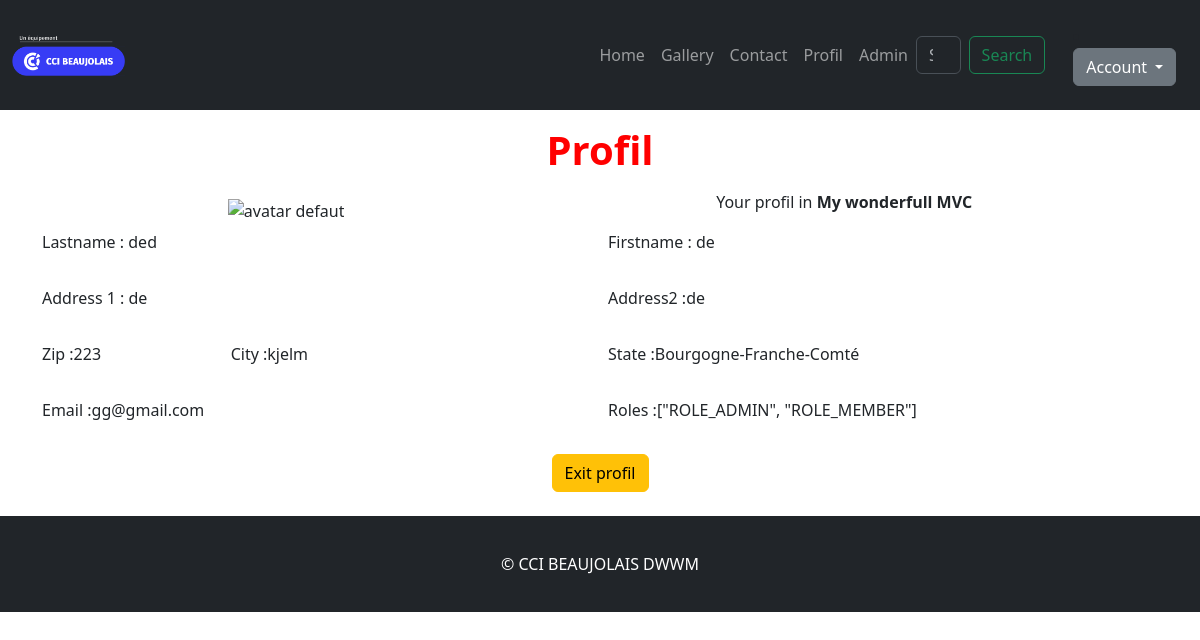
/?page=profil_user&id=28 (signed in), run on the app's committed database.
### tables this page shows
CREATE TABLE `contact` (
  `id` int(11) NOT NULL,
  `user_id` int(11) NOT NULL,
  `lastname` varchar(30) NOT NULL,
  `firstname` varchar(30) NOT NULL,
  `address1` varchar(255) NOT NULL,
  `address2` varchar(255) NOT NULL,
  `zip` varchar(30) NOT NULL,
  `city` varchar(30) NOT NULL,
  `state` varchar(30) NOT NULL,
  `message` varchar(255) NOT NULL,
  `create_at` datetime NOT NULL DEFAULT current_timestamp()
);

CREATE TABLE `user` (
  `id` int(11) NOT NULL,
  `email` varchar(255) NOT NULL,
  `avatar` varchar(255) NOT NULL DEFAULT 'C:\\xampp\\htdocs\\formation_php\\tp3\\assets\\uploads\\avatars\\avatardefault.png',
  `password` varchar(255) NOT NULL,
  `roles` varchar(255) NOT NULL DEFAULT '["ROLE_ADMIN", "ROLE_MEMBER"]',
  `register_at` datetime NOT NULL DEFAULT current_timestamp()
);

### controllers/controller_profil_user.php (called while the page is built, shortened)
<?php
$db = connectDB();
$id_to_show = (int)$_GET['id'];
if ($db){
    $sql = $db->query("SELECT * FROM user,contact WHERE user.id = $id_to_show and contact.user_id = $id_to_show");
    $sql->execute();
    $profil = ($sql->fetch(PDO::FETCH_ASSOC));
}
include "./views/base.phtml";
?>

### index.php (called while the page is built, shortened)
<?php
    require "./services/router.php";
    require "./controllers/controller_{$page}.php";
?>

### views/template_profil_user.phtml (the view)
<h1>Profil</h1>
<div class="titre-profil">
    <div>
        <img src="./assets/uploads/avatars/<?php echo $profil['avatar']?>" alt="avatar defaut"/>
    </div>
    <div>
        <p>Your profil in <span style ="font-weight: bold"><?= CONFIG_SITE_TITLE ?></span></p>
    </div>
</div>
<form class="row g-3" action="?page=register" method="POST" enctype="multipart/form-data">
    <div class=" col-md-6 ">
        <p>
            Lastname : <?= $profil['lastname'] ?>
        </p>
    </div>
    <div class="col-md-6">
        <p>
            Firstname : <?= $profil['firstname'] ?>
        </p>
    </div>
    <div class="col-md-6">
        <p>
            Address 1 : <?= $profil['address1'] ?>
        </p>
    </div>
    <div class="col-md-6">
        <p>
            Address2 :<?= $profil['address2'] ?>
        </p>
    </div>
    <div class="col-md-2">
        <p>
            Zip :<?= $profil['zip'] ?>
        </p>
    </div>
    <div class="col-md-4">
        <p>
            City :<?= $profil['city'] ?>
        </p>
    </div>
    <div class="col-md-3">
        <p>
            State :<?= $profil['state'] ?>
        </p>
    </div>
    <div class="col-md-6">
        <p>
            Email :<?= $profil['email'] ?>
        </p>
    </div>
    <div class="col-md-6">
        <p>
            Roles :<?= $profil['roles'] ?>
        </p>
    </div>
    <div class="col-12 mb-4 text-center">
        <a type="button" class="btn btn-warning" href="?page=admin_tab_user">Exit profil</a>
    </div>
</form>

### assets/css/main.css (style rules this page uses)
h1 { color:red; text-align: center; font-weight: bold; margin: 1rem; }
p { text-align: justify; }
.titre-profil { display: flex; justify-content: space-around; align-items: center; }

### data on the page
contact: lastname "ded", firstname "de", address1 "de", address2 "de", zip "223", city "kjelm", state "Bourgogne-Franche-Comté", user.email "gg@gmail.com", user.roles "[\"ROLE_ADMIN\", \"ROLE_MEMBER\"]"

### other printed values
CONFIG_SITE_TITLE "My wonderfull MVC"
